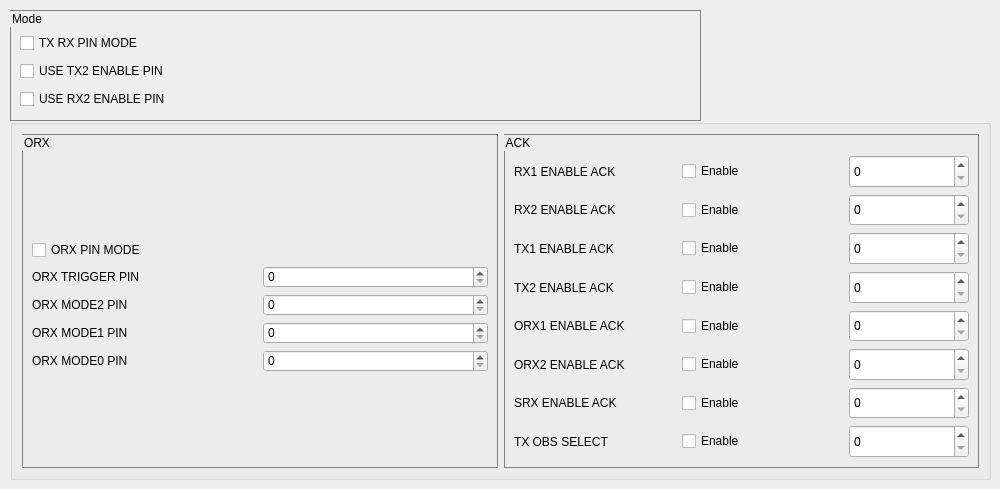
         <widget class="QWidget" name="tab_11">
          <attribute name="title">
           <string>ARM GPIO</string>
          </attribute>
          <widget class="QGroupBox" name="groupBox_24">
           <property name="geometry">
            <rect>
             <x>10</x>
             <y>10</y>
             <width>691</width>
             <height>111</height>
            </rect>
           </property>
           <property name="maximumSize">
            <size>
             <width>16777215</width>
             <height>200</height>
            </size>
           </property>
           <property name="styleSheet">
            <string notr="true">QGroupBox{
border:1px solid gray;
}</string>
           </property>
           <property name="title">
            <string>Mode</string>
           </property>
           <layout class="QHBoxLayout" name="horizontalLayout_114">
            <property name="topMargin">
             <number>20</number>
            </property>
            <item>
             <layout class="QVBoxLayout" name="verticalLayout_27">
              <item>
               <widget class="QCheckBox" name="arm_gpio_chk_tx_rx_pin_mode">
                <property name="text">
                 <string>TX RX PIN MODE</string>
                </property>
               </widget>
              </item>
              <item>
               <widget class="QCheckBox" name="arm_gpio_chk_use_tx2_enable_pin">
                <property name="text">
                 <string>USE TX2 ENABLE PIN</string>
                </property>
               </widget>
              </item>
              <item>
               <widget class="QCheckBox" name="arm_gpio_chk_use_rx2_enable_pin">
                <property name="text">
                 <string>USE RX2 ENABLE PIN</string>
                </property>
               </widget>
              </item>
             </layout>
            </item>
            <item>
             <spacer name="horizontalSpacer_67">
              <property name="orientation">
               <enum>Qt::Horizontal</enum>
              </property>
              <property name="sizeType">
               <enum>QSizePolicy::Minimum</enum>
              </property>
              <property name="sizeHint" stdset="0">
               <size>
                <width>493</width>
                <height>20</height>
               </size>
              </property>
             </spacer>
            </item>
           </layout>
          </widget>
          <widget class="QGroupBox" name="groupBox_39">
           <property name="geometry">
            <rect>
             <x>10</x>
             <y>119</y>
             <width>981</width>
             <height>361</height>
            </rect>
           </property>
           <property name="sizePolicy">
            <sizepolicy hsizetype="Expanding" vsizetype="Expanding">
             <horstretch>0</horstretch>
             <verstretch>0</verstretch>
            </sizepolicy>
           </property>
           <property name="maximumSize">
            <size>
             <width>16777215</width>
             <height>16777215</height>
            </size>
           </property>
           <property name="title">
            <string/>
           </property>
           <layout class="QHBoxLayout" name="horizontalLayout_115">
            <item>
             <widget class="QGroupBox" name="groupBox_25">
              <property name="sizePolicy">
               <sizepolicy hsizetype="Expanding" vsizetype="Expanding">
                <horstretch>0</horstretch>
                <verstretch>0</verstretch>
               </sizepolicy>
              </property>
              <property name="maximumSize">
               <size>
                <width>16777215</width>
                <height>350</height>
               </size>
              </property>
              <property name="styleSheet">
               <string notr="true">QGroupBox{
border:1px solid gray;
}</string>
              </property>
              <property name="title">
               <string>ORX</string>
              </property>
              <layout class="QVBoxLayout" name="verticalLayout_45">
               <property name="topMargin">
                <number>20</number>
               </property>
               <item>
                <layout class="QVBoxLayout" name="verticalLayout_29">
                 <item>
                  <layout class="QHBoxLayout" name="horizontalLayout_154">
                   <item>
                    <widget class="QCheckBox" name="arm_gpio_chk_orx_pin_mode">
                     <property name="text">
                      <string>ORX PIN MODE</string>
                     </property>
                    </widget>
                   </item>
                   <item>
                    <spacer name="horizontalSpacer_46">
                     <property name="orientation">
                      <enum>Qt::Horizontal</enum>
                     </property>
                     <property name="sizeHint" stdset="0">
                      <size>
                       <width>40</width>
                       <height>20</height>
                      </size>
                     </property>
                    </spacer>
                   </item>
                  </layout>
                 </item>
                 <item>
                  <layout class="QHBoxLayout" name="horizontalLayout_163">
                   <item>
                    <widget class="QLabel" name="label_151">
                     <property name="text">
                      <string>ORX TRIGGER PIN</string>
                     </property>
                    </widget>
                   </item>
                   <item>
                    <widget class="QSpinBox" name="arm_gpio_txt_orx_trigger_pin"/>
                   </item>
                  </layout>
                 </item>
                 <item>
                  <layout class="QHBoxLayout" name="horizontalLayout_164">
                   <item>
                    <widget class="QLabel" name="label_152">
                     <property name="text">
                      <string>ORX MODE2 PIN</string>
                     </property>
                    </widget>
                   </item>
                   <item>
                    <widget class="QSpinBox" name="arm_gpio_txt_orx_mode2_pin"/>
                   </item>
                  </layout>
                 </item>
                 <item>
                  <layout class="QHBoxLayout" name="horizontalLayout_165">
                   <item>
                    <widget class="QLabel" name="label_153">
                     <property name="text">
                      <string>ORX MODE1 PIN</string>
                     </property>
                    </widget>
                   </item>
                   <item>
                    <widget class="QSpinBox" name="arm_gpio_txt_orx_mode1_pin"/>
                   </item>
                  </layout>
                 </item>
                 <item>
                  <layout class="QHBoxLayout" name="horizontalLayout_166">
                   <item>
                    <widget class="QLabel" name="label_154">
                     <property name="text">
                      <string>ORX MODE0 PIN</string>
                     </property>
                    </widget>
                   </item>
                   <item>
                    <widget class="QSpinBox" name="arm_gpio_txt_orx_mode0_pin"/>
                   </item>
                  </layout>
                 </item>
                </layout>
               </item>
              </layout>
             </widget>
            </item>
            <item>
             <widget class="QGroupBox" name="groupBox_26">
              <property name="sizePolicy">
               <sizepolicy hsizetype="Expanding" vsizetype="Expanding">
                <horstretch>0</horstretch>
                <verstretch>0</verstretch>
               </sizepolicy>
              </property>
              <property name="maximumSize">
               <size>
                <width>16777215</width>
                <height>350</height>
               </size>
              </property>
              <property name="styleSheet">
               <string notr="true">QGroupBox{
border:1px solid gray;
}</string>
              </property>
              <property name="title">
               <string>ACK</string>
              </property>
              <layout class="QVBoxLayout" name="verticalLayout_28">
               <property name="topMargin">
                <number>20</number>
               </property>
               <item>
                <layout class="QHBoxLayout" name="horizontalLayout_155">
                 <item>
                  <widget class="QLabel" name="label_143">
                   <property name="text">
                    <string>RX1 ENABLE ACK</string>
                   </property>
                  </widget>
                 </item>
                 <item>
                  <widget class="QCheckBox" name="arm_gpio_chk_rx1_enable_ack">
                   <property name="text">
                    <string>Enable</string>
                   </property>
                  </widget>
                 </item>
                 <item>
                  <widget class="QSpinBox" name="arm_gpio_txt_rx1_enable_ack">
                   <property name="sizePolicy">
                    <sizepolicy hsizetype="Expanding" vsizetype="Expanding">
                     <horstretch>0</horstretch>
                     <verstretch>0</verstretch>
                    </sizepolicy>
                   </property>
                   <property name="maximumSize">
                    <size>
                     <width>120</width>
                     <height>35</height>
                    </size>
                   </property>
                  </widget>
                 </item>
                </layout>
               </item>
               <item>
                <layout class="QHBoxLayout" name="horizontalLayout_156">
                 <item>
                  <widget class="QLabel" name="label_144">
                   <property name="text">
                    <string>RX2 ENABLE ACK</string>
                   </property>
                  </widget>
                 </item>
                 <item>
                  <widget class="QCheckBox" name="arm_gpio_chk_rx2_enable_ack">
                   <property name="text">
                    <string>Enable</string>
                   </property>
                  </widget>
                 </item>
                 <item>
                  <widget class="QSpinBox" name="arm_gpio_txt_rx2_enable_ack">
                   <property name="sizePolicy">
                    <sizepolicy hsizetype="Expanding" vsizetype="Expanding">
                     <horstretch>0</horstretch>
                     <verstretch>0</verstretch>
                    </sizepolicy>
                   </property>
                   <property name="maximumSize">
                    <size>
                     <width>120</width>
                     <height>35</height>
                    </size>
                   </property>
                  </widget>
                 </item>
                </layout>
               </item>
               <item>
                <layout class="QHBoxLayout" name="horizontalLayout_157">
                 <item>
                  <widget class="QLabel" name="label_145">
                   <property name="text">
                    <string>TX1 ENABLE ACK</string>
                   </property>
                  </widget>
                 </item>
                 <item>
                  <widget class="QCheckBox" name="arm_gpio_chk_tx1_enable_ack">
                   <property name="text">
                    <string>Enable</string>
                   </property>
                  </widget>
                 </item>
                 <item>
                  <widget class="QSpinBox" name="arm_gpio_txt_tx1_enable_ack">
                   <property name="sizePolicy">
                    <sizepolicy hsizetype="Expanding" vsizetype="Expanding">
                     <horstretch>0</horstretch>
                     <verstretch>0</verstretch>
                    </sizepolicy>
                   </property>
                   <property name="maximumSize">
                    <size>
                     <width>120</width>
                     <height>35</height>
                    </size>
                   </property>
                  </widget>
                 </item>
                </layout>
               </item>
               <item>
                <layout class="QHBoxLayout" name="horizontalLayout_158">
                 <item>
                  <widget class="QLabel" name="label_146">
                   <property name="text">
                    <string>TX2 ENABLE ACK</string>
                   </property>
                  </widget>
                 </item>
                 <item>
                  <widget class="QCheckBox" name="arm_gpio_chk_tx2_enable_ack">
                   <property name="text">
                    <string>Enable</string>
                   </property>
                  </widget>
                 </item>
                 <item>
                  <widget class="QSpinBox" name="arm_gpio_txt_tx2_enable_ack">
                   <property name="sizePolicy">
                    <sizepolicy hsizetype="Expanding" vsizetype="Expanding">
                     <horstretch>0</horstretch>
                     <verstretch>0</verstretch>
                    </sizepolicy>
                   </property>
                   <property name="maximumSize">
                    <size>
                     <width>120</width>
                     <height>35</height>
                    </size>
                   </property>
                  </widget>
                 </item>
                </layout>
               </item>
               <item>
                <layout class="QHBoxLayout" name="horizontalLayout_159">
                 <item>
                  <widget class="QLabel" name="label_147">
                   <property name="text">
                    <string>ORX1 ENABLE ACK</string>
                   </property>
                  </widget>
                 </item>
                 <item>
                  <widget class="QCheckBox" name="arm_gpio_chk_orx1_enable_ack">
                   <property name="text">
                    <string>Enable</string>
                   </property>
                  </widget>
                 </item>
                 <item>
                  <widget class="QSpinBox" name="arm_gpio_txt_orx1_enable_ack">
                   <property name="sizePolicy">
                    <sizepolicy hsizetype="Expanding" vsizetype="Expanding">
                     <horstretch>0</horstretch>
                     <verstretch>0</verstretch>
                    </sizepolicy>
                   </property>
                   <property name="maximumSize">
                    <size>
                     <width>120</width>
                     <height>35</height>
                    </size>
                   </property>
                  </widget>
                 </item>
                </layout>
               </item>
               <item>
                <layout class="QHBoxLayout" name="horizontalLayout_160">
                 <item>
                  <widget class="QLabel" name="label_148">
                   <property name="text">
                    <string>ORX2 ENABLE ACK</string>
                   </property>
                  </widget>
                 </item>
                 <item>
                  <widget class="QCheckBox" name="arm_gpio_chk_orx2_enable_ack">
                   <property name="text">
                    <string>Enable</string>
                   </property>
                  </widget>
                 </item>
                 <item>
                  <widget class="QSpinBox" name="arm_gpio_txt_orx2_enable_ack">
                   <property name="sizePolicy">
                    <sizepolicy hsizetype="Expanding" vsizetype="Expanding">
                     <horstretch>0</horstretch>
                     <verstretch>0</verstretch>
                    </sizepolicy>
                   </property>
                   <property name="maximumSize">
                    <size>
                     <width>120</width>
                     <height>35</height>
                    </size>
                   </property>
                  </widget>
                 </item>
                </layout>
               </item>
               <item>
                <layout class="QHBoxLayout" name="horizontalLayout_161">
                 <item>
                  <widget class="QLabel" name="label_149">
                   <property name="text">
                    <string>SRX ENABLE ACK</string>
                   </property>
                  </widget>
                 </item>
                 <item>
                  <widget class="QCheckBox" name="arm_gpio_chk_srx_enable_ack">
                   <property name="text">
                    <string>Enable</string>
                   </property>
                  </widget>
                 </item>
                 <item>
                  <widget class="QSpinBox" name="arm_gpio_txt_srx_enable_ack">
                   <property name="sizePolicy">
                    <sizepolicy hsizetype="Expanding" vsizetype="Expanding">
                     <horstretch>0</horstretch>
                     <verstretch>0</verstretch>
                    </sizepolicy>
                   </property>
                   <property name="maximumSize">
                    <size>
                     <width>120</width>
                     <height>35</height>
                    </size>
                   </property>
                  </widget>
                 </item>
                </layout>
               </item>
               <item>
                <layout class="QHBoxLayout" name="horizontalLayout_162">
                 <item>
                  <widget class="QLabel" name="label_150">
                   <property name="text">
                    <string>TX OBS SELECT</string>
                   </property>
                  </widget>
                 </item>
                 <item>
                  <widget class="QCheckBox" name="arm_gpio_chk_tx_obs_select">
                   <property name="text">
                    <string>Enable</string>
                   </property>
                  </widget>
                 </item>
                 <item>
                  <widget class="QSpinBox" name="arm_gpio_txt_tx_obs_select">
                   <property name="sizePolicy">
                    <sizepolicy hsizetype="Expanding" vsizetype="Expanding">
                     <horstretch>0</horstretch>
                     <verstretch>0</verstretch>
                    </sizepolicy>
                   </property>
                   <property name="maximumSize">
                    <size>
                     <width>120</width>
                     <height>35</height>
                    </size>
                   </property>
                  </widget>
                 </item>
                </layout>
               </item>
              </layout>
             </widget>
            </item>
           </layout>
          </widget>
         </widget>
